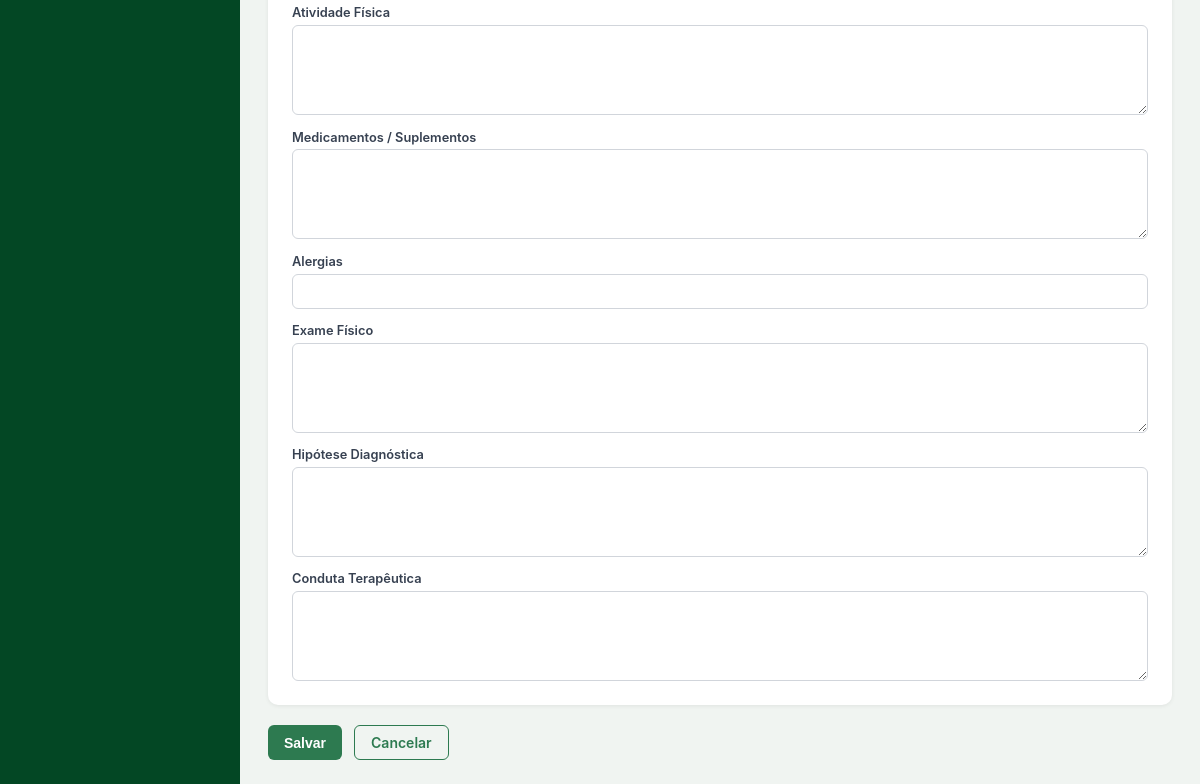
The page /paciente_novo.php (lower part) on the database as committed earlier.
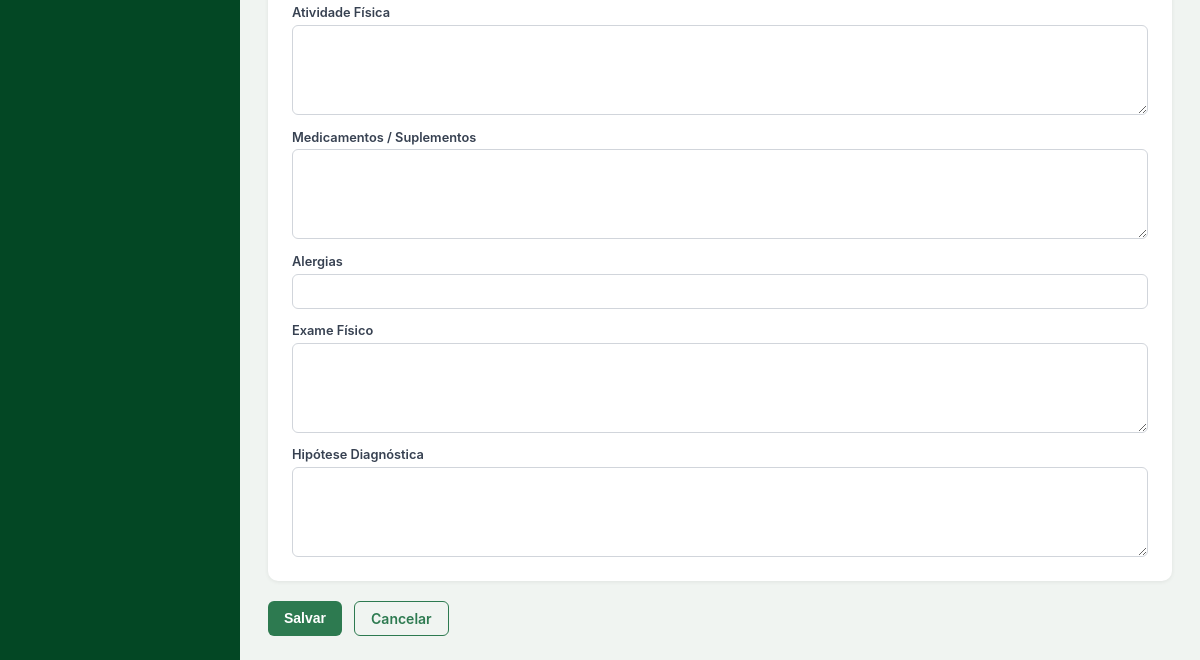
The same page on the database as committed later.
### tables this page shows
CREATE TABLE `campos_anamnese` (
  `id` int(11) NOT NULL,
  `nome` varchar(100) NOT NULL,
  `label` varchar(100) NOT NULL,
  `tipo` enum('textarea','text','select') DEFAULT 'textarea',
  `opcoes` text DEFAULT NULL,
  `obrigatorio` tinyint(1) DEFAULT 0,
  `ativo` tinyint(1) DEFAULT 1,
  `ordem` int(11) DEFAULT 0
);

### config.php (called while the page is built, shortened)
<?php
function sanitize(string $s): string {
    return htmlspecialchars(trim($s), ENT_QUOTES, 'UTF-8');
}

### paciente_novo.php (the view, shortened to what this page needs)
<?php
require 'config.php';
$db  = db();
$id  = (int)($_GET['id'] ?? 0);
$editing = $id > 0;
$anamnese  = [];
$campos    = $db->query("SELECT * FROM campos_anamnese WHERE ativo = 1 ORDER BY ordem ASC")->fetchAll();
include 'includes/header.php';
?>
<form method="post">
    <div class="card">
        <?php if (empty($campos)): ?>
            <p>Nenhum campo configurado.</p>
        <?php else: ?>
            <div class="form-grid form-grid-1">
                <?php foreach ($campos as $campo): ?>
                    <div class="form-group">
                        <label><?= sanitize($campo['label']) ?></label>
                        <?php $val = sanitize($anamnese[$campo['nome']] ?? ''); ?>
                        <?php if ($campo['tipo'] === 'textarea'): ?>
                            <textarea name="anamnese_<?= $campo['nome'] ?>"><?= $val ?></textarea>
                        <?php else: ?>
                            <input type="text" name="anamnese_<?= $campo['nome'] ?>" value="<?= $val ?>">
                        <?php endif; ?>
                    </div>
                <?php endforeach; ?>
            </div>
        <?php endif; ?>
    </div>
    <div class="form-actions">
        <button type="submit" class="btn btn-primary">Salvar</button>
        <a href="<?= $editing ? 'paciente_ver.php?id='.$id : 'pacientes.php' ?>" class="btn btn-outline">Cancelar</a>
    </div>
</form>
<?php include 'includes/footer.php'; ?>

Rows that differ between the two databases and show on the page:
removed campos_anamnese: label "Conduta Terapêutica"
